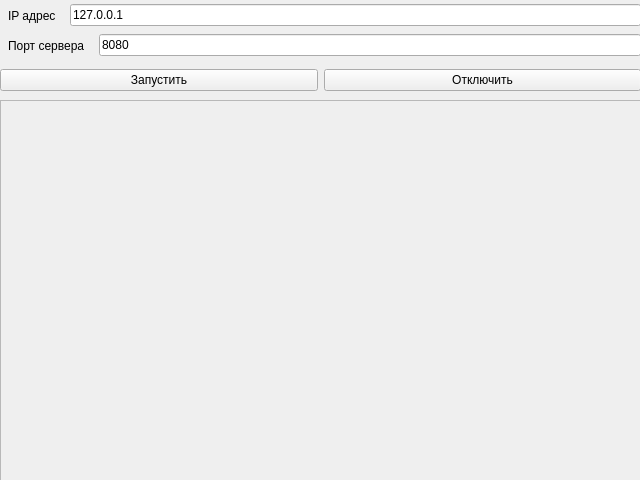
<?xml version="1.0" encoding="UTF-8"?>
<ui version="4.0">
 <class>MainWindow</class>
 <widget class="QMainWindow" name="MainWindow">
  <property name="geometry">
   <rect>
    <x>0</x>
    <y>0</y>
    <width>640</width>
    <height>480</height>
   </rect>
  </property>
  <property name="windowTitle">
   <string>MainWindow</string>
  </property>
  <property name="styleSheet">
   <string notr="true">font: 12pt &quot;Roboto&quot;;</string>
  </property>
  <widget class="QWidget" name="centralwidget">
   <widget class="QWidget" name="horizontalLayoutWidget">
    <property name="geometry">
     <rect>
      <x>0</x>
      <y>0</y>
      <width>641</width>
      <height>31</height>
     </rect>
    </property>
    <layout class="QHBoxLayout" name="horizontalLayout">
     <item>
      <widget class="QLabel" name="label">
       <property name="styleSheet">
        <string notr="true">padding: 5px;</string>
       </property>
       <property name="text">
        <string>IP адрес</string>
       </property>
      </widget>
     </item>
     <item>
      <widget class="QLineEdit" name="ipaddr_ine">
       <property name="text">
        <string>127.0.0.1</string>
       </property>
      </widget>
     </item>
    </layout>
   </widget>
   <widget class="QWidget" name="horizontalLayoutWidget_2">
    <property name="geometry">
     <rect>
      <x>0</x>
      <y>30</y>
      <width>641</width>
      <height>31</height>
     </rect>
    </property>
    <layout class="QHBoxLayout" name="horizontalLayout_2">
     <item>
      <widget class="QLabel" name="label_2">
       <property name="styleSheet">
        <string notr="true">padding: 5px;</string>
       </property>
       <property name="text">
        <string>Порт сервера</string>
       </property>
      </widget>
     </item>
     <item>
      <widget class="QLineEdit" name="port_line">
       <property name="text">
        <string>8080</string>
       </property>
      </widget>
     </item>
    </layout>
   </widget>
   <widget class="QTextEdit" name="log_text">
    <property name="enabled">
     <bool>false</bool>
    </property>
    <property name="geometry">
     <rect>
      <x>0</x>
      <y>100</y>
      <width>641</width>
      <height>381</height>
     </rect>
    </property>
   </widget>
   <widget class="QWidget" name="horizontalLayoutWidget_3">
    <property name="geometry">
     <rect>
      <x>0</x>
      <y>60</y>
      <width>641</width>
      <height>41</height>
     </rect>
    </property>
    <layout class="QHBoxLayout" name="start_btn">
     <item>
      <widget class="QPushButton" name="pushButton_2">
       <property name="text">
        <string>Запустить</string>
       </property>
      </widget>
     </item>
     <item>
      <widget class="QPushButton" name="shutdown_btn">
       <property name="text">
        <string>Отключить</string>
       </property>
      </widget>
     </item>
    </layout>
   </widget>
  </widget>
 </widget>
 <resources/>
 <connections/>
</ui>
